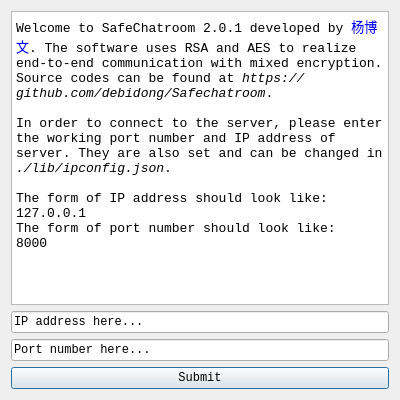
<?xml version="1.0" encoding="UTF-8"?>
<ui version="4.0">
 <class>popout</class>
 <widget class="QDialog" name="popout">
  <property name="geometry">
   <rect>
    <x>0</x>
    <y>0</y>
    <width>400</width>
    <height>400</height>
   </rect>
  </property>
  <property name="minimumSize">
   <size>
    <width>400</width>
    <height>400</height>
   </size>
  </property>
  <property name="maximumSize">
   <size>
    <width>400</width>
    <height>400</height>
   </size>
  </property>
  <property name="font">
   <font>
    <family>Consolas</family>
   </font>
  </property>
  <property name="windowTitle">
   <string>Welcome</string>
  </property>
  <layout class="QGridLayout" name="gridLayout">
   <item row="1" column="0">
    <widget class="QLineEdit" name="IPAddress">
     <property name="text">
      <string>IP address here...</string>
     </property>
    </widget>
   </item>
   <item row="3" column="0">
    <widget class="QPushButton" name="submit">
     <property name="text">
      <string>Submit</string>
     </property>
    </widget>
   </item>
   <item row="0" column="0">
    <widget class="QTextBrowser" name="info">
     <property name="font">
      <font>
       <family>Consolas</family>
      </font>
     </property>
     <property name="html">
      <string>&lt;!DOCTYPE HTML PUBLIC &quot;-//W3C//DTD HTML 4.0//EN&quot; &quot;http://www.w3.org/TR/REC-html40/strict.dtd&quot;&gt;
&lt;html&gt;&lt;head&gt;&lt;meta name=&quot;qrichtext&quot; content=&quot;1&quot; /&gt;&lt;style type=&quot;text/css&quot;&gt;
p, li { white-space: pre-wrap; }
&lt;/style&gt;&lt;/head&gt;&lt;body style=&quot; font-family:'Consolas','Consolas'; font-size:9pt; font-weight:400; font-style:normal;&quot;&gt;
&lt;p style=&quot; margin-top:0px; margin-bottom:0px; margin-left:0px; margin-right:0px; -qt-block-indent:0; text-indent:0px;&quot;&gt;&lt;span style=&quot; font-family:'SimSun'; font-size:10pt;&quot;&gt;Welcome to SafeChatroom 2.0.1 developed by &lt;/span&gt;&lt;span style=&quot; font-family:'SimSun'; font-size:10pt; color:#0000ff;&quot;&gt;杨博文&lt;/span&gt;&lt;span style=&quot; font-family:'SimSun'; font-size:10pt;&quot;&gt;. The software uses RSA and AES to realize end-to-end communication with mixed encryption. Source codes can be found at &lt;/span&gt;&lt;span style=&quot; font-family:'SimSun'; font-size:10pt; font-style:italic;&quot;&gt;https://github.com/debidong/Safechatroom&lt;/span&gt;&lt;span style=&quot; font-family:'SimSun'; font-size:10pt;&quot;&gt;.&lt;/span&gt;&lt;/p&gt;
&lt;p style=&quot;-qt-paragraph-type:empty; margin-top:0px; margin-bottom:0px; margin-left:0px; margin-right:0px; -qt-block-indent:0; text-indent:0px; font-family:'SimSun'; font-size:10pt;&quot;&gt;&lt;br /&gt;&lt;/p&gt;
&lt;p style=&quot; margin-top:0px; margin-bottom:0px; margin-left:0px; margin-right:0px; -qt-block-indent:0; text-indent:0px;&quot;&gt;&lt;span style=&quot; font-family:'SimSun'; font-size:10pt;&quot;&gt;In order to connect to the server, please enter the working port number and IP address of server. They are also set and can be changed in &lt;/span&gt;&lt;span style=&quot; font-family:'SimSun'; font-size:10pt; font-style:italic;&quot;&gt;./lib/ipconfig.json&lt;/span&gt;&lt;span style=&quot; font-family:'SimSun'; font-size:10pt;&quot;&gt;.&lt;/span&gt;&lt;/p&gt;
&lt;p style=&quot;-qt-paragraph-type:empty; margin-top:0px; margin-bottom:0px; margin-left:0px; margin-right:0px; -qt-block-indent:0; text-indent:0px; font-family:'SimSun'; font-size:10pt;&quot;&gt;&lt;br /&gt;&lt;/p&gt;
&lt;p style=&quot; margin-top:0px; margin-bottom:0px; margin-left:0px; margin-right:0px; -qt-block-indent:0; text-indent:0px;&quot;&gt;&lt;span style=&quot; font-family:'SimSun'; font-size:10pt;&quot;&gt;The form of IP address should look like:&lt;/span&gt;&lt;/p&gt;
&lt;p style=&quot; margin-top:0px; margin-bottom:0px; margin-left:0px; margin-right:0px; -qt-block-indent:0; text-indent:0px;&quot;&gt;&lt;span style=&quot; font-family:'SimSun'; font-size:10pt;&quot;&gt;127.0.0.1&lt;/span&gt;&lt;/p&gt;
&lt;p style=&quot; margin-top:0px; margin-bottom:0px; margin-left:0px; margin-right:0px; -qt-block-indent:0; text-indent:0px;&quot;&gt;&lt;span style=&quot; font-family:'SimSun'; font-size:10pt;&quot;&gt;The form of port number should look like:&lt;/span&gt;&lt;/p&gt;
&lt;p style=&quot; margin-top:0px; margin-bottom:0px; margin-left:0px; margin-right:0px; -qt-block-indent:0; text-indent:0px;&quot;&gt;&lt;span style=&quot; font-family:'SimSun'; font-size:10pt;&quot;&gt;8000&lt;/span&gt;&lt;/p&gt;&lt;/body&gt;&lt;/html&gt;</string>
     </property>
    </widget>
   </item>
   <item row="2" column="0">
    <widget class="QLineEdit" name="port">
     <property name="text">
      <string>Port number here...</string>
     </property>
    </widget>
   </item>
  </layout>
 </widget>
 <resources/>
 <connections/>
</ui>
